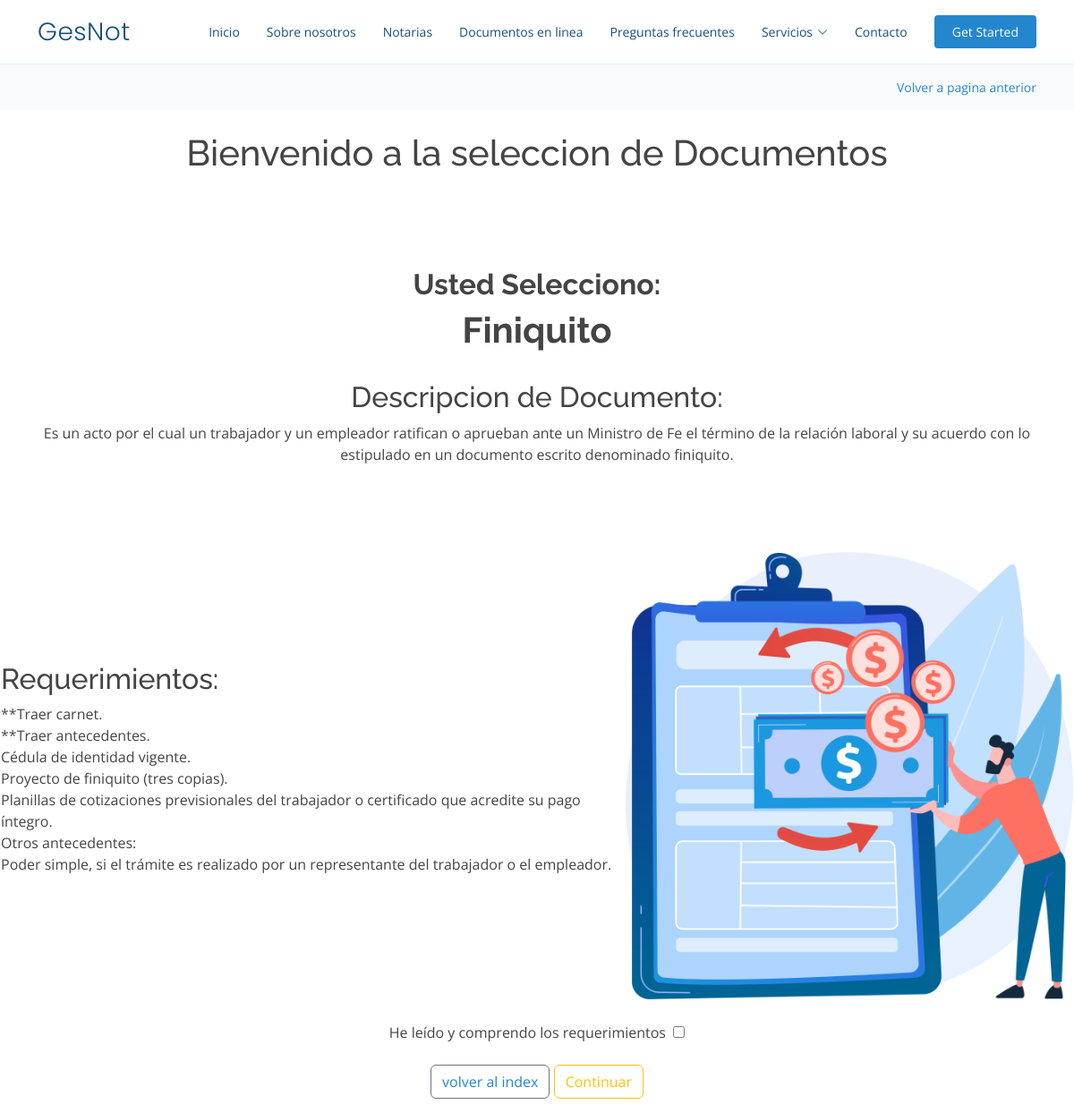
Screenshot of /OnePage/mostrar_documento.php?documento_seleccionado=1 with the database file from the repository.
### tables this page shows
CREATE TABLE `documentos` (
  `id` int(11) NOT NULL,
  `nombre` varchar(250) NOT NULL,
  `descripcion` varchar(250) NOT NULL,
  `requerimientos` varchar(2000) NOT NULL,
  `ruta` varchar(250) NOT NULL
);

### OnePage/mostrar_documento.php (the view, shortened to what this page needs)
<?php
$pdo = new PDO('mysql:host=localhost;dbname=jugueteria', 'root', '');
$id = $_GET['documento_seleccionado'];
$stmt = $pdo->prepare('SELECT * FROM documentos WHERE id = :id');
$stmt->bindParam(':id', $id, PDO::PARAM_INT);
$stmt->execute();
$documento = $stmt->fetch();
?>
<!DOCTYPE html>
<html lang="en">
<head>
  <link href="assets/vendor/aos/aos.css" rel="stylesheet">
  <link href="assets/vendor/bootstrap/css/bootstrap.min.css" rel="stylesheet">
  <link href="assets/vendor/bootstrap-icons/bootstrap-icons.css" rel="stylesheet">
  <link href="assets/vendor/boxicons/css/boxicons.min.css" rel="stylesheet">
  <link href="assets/vendor/glightbox/css/glightbox.min.css" rel="stylesheet">
  <link href="assets/vendor/remixicon/remixicon.css" rel="stylesheet">
  <link href="assets/vendor/swiper/swiper-bundle.min.css" rel="stylesheet">
  <link href="assets/css/style.css" rel="stylesheet">
</head>
<body>
  <header id="header" class="fixed-top">
    <div class="container d-flex align-items-center justify-content-between">
      <h1 class="logo"><a href="index.html">GesNot</a></h1>
      <nav id="navbar" class="navbar">
        <ul>
          <li><a class="nav-link scrollto " href="index.php">Inicio</a></li>
          <li><a class="nav-link scrollto" href="#about">Sobre nosotros</a></li>
          <li><a class="nav-link scrollto" href="#services">Notarias</a></li>
          <li><a class="nav-link scrollto o" href="#portfolio">Documentos en linea</a></li>
          <li><a class="nav-link scrollto" href="#team">Preguntas frecuentes</a></li>
          <li class="dropdown"><a href="#"><span>Servicios</span> <i class="bi bi-chevron-down"></i></a>
          </li>
          <li><a class="nav-link scrollto" href="#contact">Contacto</a></li>
          <li><a class="getstarted scrollto" href="#about">Get Started</a></li>
        </ul>
      </nav>
    </div>
  </header>
  <main id="main">
    <section class="breadcrumbs">
      <div class="container">
        <div class="d-flex justify-content-between align-items-center">
          <ol>
            <li><a href="portfolio-trabajo.php">Volver a pagina anterior</a></li>
          </ol>
        </div>
      </div>
    </section>
    <br>
   <center>
    <h1>Bienvenido a la seleccion de Documentos</h1>
   </center>
   <center>
   <table>
    <section class="inner-page">
      <div class="container">
        <p>
<?php
          echo ' <strong><center><h2>Usted Selecciono:</h2><h1>' . $documento['nombre'] . '</h1><br></center></strong>';
          echo '<h2>Descripcion de Documento:</h2><p>' . $documento['descripcion'] . '</p>';
          echo '<td><h2>Requerimientos:</h2><p>' . $documento['requerimientos'] . '</p></td>';
?>
     <td><img src="<?php echo $documento['ruta']; ?>" style="width:500px">
</td>
     <?php echo '</table>'; ?>
  </center>
  <br>
<center>
<label>He leído y comprendo los requerimientos &nbsp;</label><input type="checkbox" name="acuerdo" required>
</center>
<br>
<center>
<tr>
    <td><button type="submit" class="btn btn-outline-secondary" name="submit"><a href="index.php"><p1>volver al index</p1></a></button></td>
</tr>
<a href="mostrar_notarias.php?documento_seleccionado=<?php echo $documento_seleccionado; ?>&nombre=<?php echo $nombre; ?>" class="btn btn-outline-warning">Continuar</a>
</center>
  </main>
</body>
</html>

### OnePage/assets/css/style.css (style rules this page uses)
body { font-family: "Open Sans", sans-serif; color: #444444; }
a { color: #2487ce; text-decoration: none; }
h1, h2, h3, h4, h5, h6 { font-family: "Raleway", sans-serif; }
#header { transition: all 0.5s; background: #fff; z-index: 997; padding: 15px 0; border-bottom: 1px solid #e6f2fb; }
#header .logo { font-size: 28px; margin: 0; padding: 0; line-height: 1; font-weight: 300; letter-spacing: 0.5px; font-family: "Poppins", sans-serif; }
#header .logo a { color: #16507b; }
.navbar { padding: 0; }
.navbar ul { margin: 0; padding: 0; display: flex; list-style: none; align-items: center; }
.navbar li { position: relative; }
.navbar a, .navbar a:focus { display: flex; align-items: center; justify-content: space-between; padding: 10px 0 10px 30px; font-size: 14px; color: #16507b; white-space: nowrap; transition: 0.3s; }
.navbar a i, .navbar a:focus i { font-size: 12px; line-height: 0; margin-left: 5px; }
.navbar .getstarted, .navbar .getstarted:focus { background: #2487ce; padding: 8px 20px; margin-left: 30px; border-radius: 4px; color: #fff; }
section { padding: 80px 0; overflow: hidden; }
.breadcrumbs { padding: 15px 0; background: #f8fbfe; min-height: 40px; margin-top: 72px; }
.breadcrumbs ol { display: flex; flex-wrap: wrap; list-style: none; padding: 0; margin: 0; font-size: 14px; }

### rows the page displays
documentos: descripcion "Es un acto por el cual un trabajador y un empleador ratifican o aprueban ante un Ministro de Fe el término de la relación laboral y su acuerdo con lo estipulado en un documento escrito denominado finiquito.", requerimientos "**Traer carnet. **Traer antecedentes. Cédula de identidad vigente. Proyecto de finiquito (tres copias). Planillas de cotizaciones previsionales del trabajador o certificado que acredite su pago íntegro. Otros antecedentes: Poder simple, si el trámite es realizado por un representante del trabajador o el empleador.", ruta (picture)
